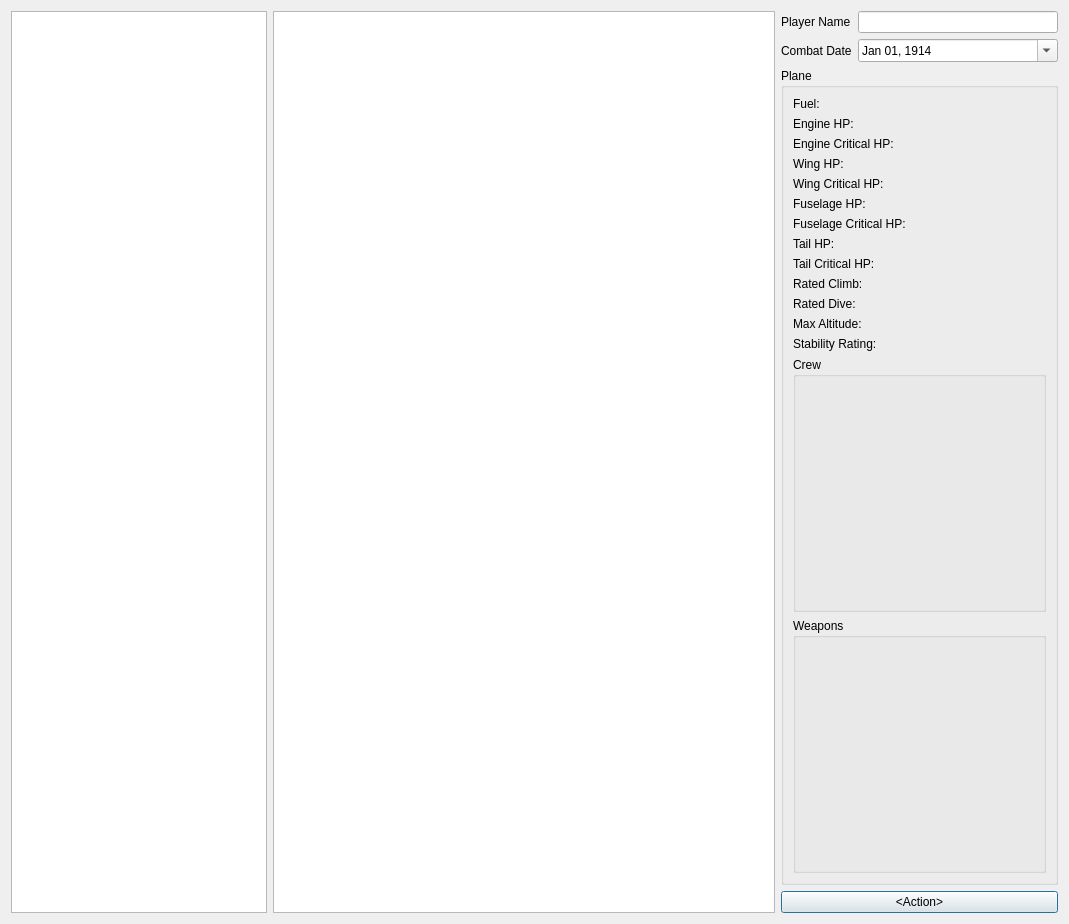
<?xml version="1.0" encoding="UTF-8"?>
<ui version="4.0">
 <class>ViewPlanes</class>
 <widget class="QDialog" name="ViewPlanes">
  <property name="geometry">
   <rect>
    <x>0</x>
    <y>0</y>
    <width>1069</width>
    <height>924</height>
   </rect>
  </property>
  <property name="windowTitle">
   <string>Dialog</string>
  </property>
  <layout class="QGridLayout" name="gridLayout" columnstretch="0,1,0,0" columnminimumwidth="0,0,0,200">
   <item row="0" column="0" rowspan="4">
    <widget class="QTreeView" name="treeView"/>
   </item>
   <item row="0" column="1" rowspan="4">
    <widget class="QGraphicsView" name="graphicsView"/>
   </item>
   <item row="0" column="2">
    <widget class="QLabel" name="label">
     <property name="text">
      <string>Player Name</string>
     </property>
    </widget>
   </item>
   <item row="0" column="3">
    <widget class="QLineEdit" name="lineEdit"/>
   </item>
   <item row="1" column="2">
    <widget class="QLabel" name="label_2">
     <property name="text">
      <string>Combat Date</string>
     </property>
    </widget>
   </item>
   <item row="1" column="3">
    <widget class="QDateEdit" name="dateEdit">
     <property name="showGroupSeparator" stdset="0">
      <bool>false</bool>
     </property>
     <property name="dateTime">
      <datetime>
       <hour>0</hour>
       <minute>0</minute>
       <second>0</second>
       <year>1914</year>
       <month>1</month>
       <day>1</day>
      </datetime>
     </property>
     <property name="displayFormat">
      <string>MMM dd, yyyy</string>
     </property>
     <property name="calendarPopup">
      <bool>true</bool>
     </property>
    </widget>
   </item>
   <item row="2" column="2" colspan="2">
    <widget class="QGroupBox" name="groupBox">
     <property name="title">
      <string>Plane</string>
     </property>
     <layout class="QGridLayout" name="gridLayout_2" rowstretch="0,0,0,0,0,0,0,0,0,0,0,0,0,1,1">
      <item row="0" column="0">
       <widget class="QLabel" name="label_3">
        <property name="text">
         <string>Fuel:</string>
        </property>
       </widget>
      </item>
      <item row="0" column="1">
       <widget class="QLabel" name="label_10">
        <property name="text">
         <string>&lt;val&gt;</string>
        </property>
       </widget>
      </item>
      <item row="1" column="0">
       <widget class="QLabel" name="label_5">
        <property name="text">
         <string>Engine HP:</string>
        </property>
       </widget>
      </item>
      <item row="1" column="1">
       <widget class="QLabel" name="label_9">
        <property name="text">
         <string>&lt;val&gt;</string>
        </property>
       </widget>
      </item>
      <item row="2" column="0">
       <widget class="QLabel" name="label_8">
        <property name="text">
         <string>Engine Critical HP:</string>
        </property>
       </widget>
      </item>
      <item row="2" column="1">
       <widget class="QLabel" name="label_7">
        <property name="text">
         <string>&lt;val&gt;</string>
        </property>
       </widget>
      </item>
      <item row="3" column="0">
       <widget class="QLabel" name="label_6">
        <property name="text">
         <string>Wing HP:</string>
        </property>
       </widget>
      </item>
      <item row="3" column="1">
       <widget class="QLabel" name="label_13">
        <property name="text">
         <string>&lt;val&gt;</string>
        </property>
       </widget>
      </item>
      <item row="4" column="0">
       <widget class="QLabel" name="label_12">
        <property name="text">
         <string>Wing Critical HP:</string>
        </property>
       </widget>
      </item>
      <item row="4" column="1">
       <widget class="QLabel" name="label_11">
        <property name="text">
         <string>&lt;val&gt;</string>
        </property>
       </widget>
      </item>
      <item row="5" column="0">
       <widget class="QLabel" name="label_16">
        <property name="text">
         <string>Fuselage HP:</string>
        </property>
       </widget>
      </item>
      <item row="5" column="1">
       <widget class="QLabel" name="label_14">
        <property name="text">
         <string>&lt;val&gt;</string>
        </property>
       </widget>
      </item>
      <item row="6" column="0">
       <widget class="QLabel" name="label_15">
        <property name="text">
         <string>Fuselage Critical HP:</string>
        </property>
       </widget>
      </item>
      <item row="6" column="1">
       <widget class="QLabel" name="label_17">
        <property name="text">
         <string>&lt;val&gt;</string>
        </property>
       </widget>
      </item>
      <item row="7" column="0">
       <widget class="QLabel" name="label_19">
        <property name="text">
         <string>Tail HP:</string>
        </property>
       </widget>
      </item>
      <item row="7" column="1">
       <widget class="QLabel" name="label_21">
        <property name="text">
         <string>&lt;val&gt;</string>
        </property>
       </widget>
      </item>
      <item row="8" column="0">
       <widget class="QLabel" name="label_20">
        <property name="text">
         <string>Tail Critical HP:</string>
        </property>
       </widget>
      </item>
      <item row="8" column="1">
       <widget class="QLabel" name="label_18">
        <property name="text">
         <string>&lt;val&gt;</string>
        </property>
       </widget>
      </item>
      <item row="9" column="0">
       <widget class="QLabel" name="label_4">
        <property name="text">
         <string>Rated Climb:</string>
        </property>
       </widget>
      </item>
      <item row="9" column="1">
       <widget class="QLabel" name="label_22">
        <property name="text">
         <string>&lt;val&gt;</string>
        </property>
       </widget>
      </item>
      <item row="10" column="0">
       <widget class="QLabel" name="label_24">
        <property name="text">
         <string>Rated Dive:</string>
        </property>
       </widget>
      </item>
      <item row="10" column="1">
       <widget class="QLabel" name="label_23">
        <property name="text">
         <string>&lt;val&gt;</string>
        </property>
       </widget>
      </item>
      <item row="11" column="0">
       <widget class="QLabel" name="label_26">
        <property name="text">
         <string>Max Altitude:</string>
        </property>
       </widget>
      </item>
      <item row="11" column="1">
       <widget class="QLabel" name="label_25">
        <property name="text">
         <string>&lt;val&gt;</string>
        </property>
       </widget>
      </item>
      <item row="12" column="0">
       <widget class="QLabel" name="label_28">
        <property name="text">
         <string>Stability Rating:</string>
        </property>
       </widget>
      </item>
      <item row="12" column="1">
       <widget class="QLabel" name="label_27">
        <property name="text">
         <string>&lt;val&gt;</string>
        </property>
       </widget>
      </item>
      <item row="13" column="0" colspan="2">
       <widget class="QGroupBox" name="groupBox_2">
        <property name="title">
         <string>Crew</string>
        </property>
        <layout class="QGridLayout" name="gridLayout_3"/>
       </widget>
      </item>
      <item row="14" column="0" colspan="2">
       <widget class="QGroupBox" name="groupBox_3">
        <property name="title">
         <string>Weapons</string>
        </property>
        <layout class="QGridLayout" name="gridLayout_4"/>
       </widget>
      </item>
     </layout>
    </widget>
   </item>
   <item row="3" column="2" colspan="2">
    <widget class="QPushButton" name="pushButton">
     <property name="text">
      <string>&lt;Action&gt;</string>
     </property>
    </widget>
   </item>
  </layout>
 </widget>
 <resources/>
 <connections/>
</ui>
